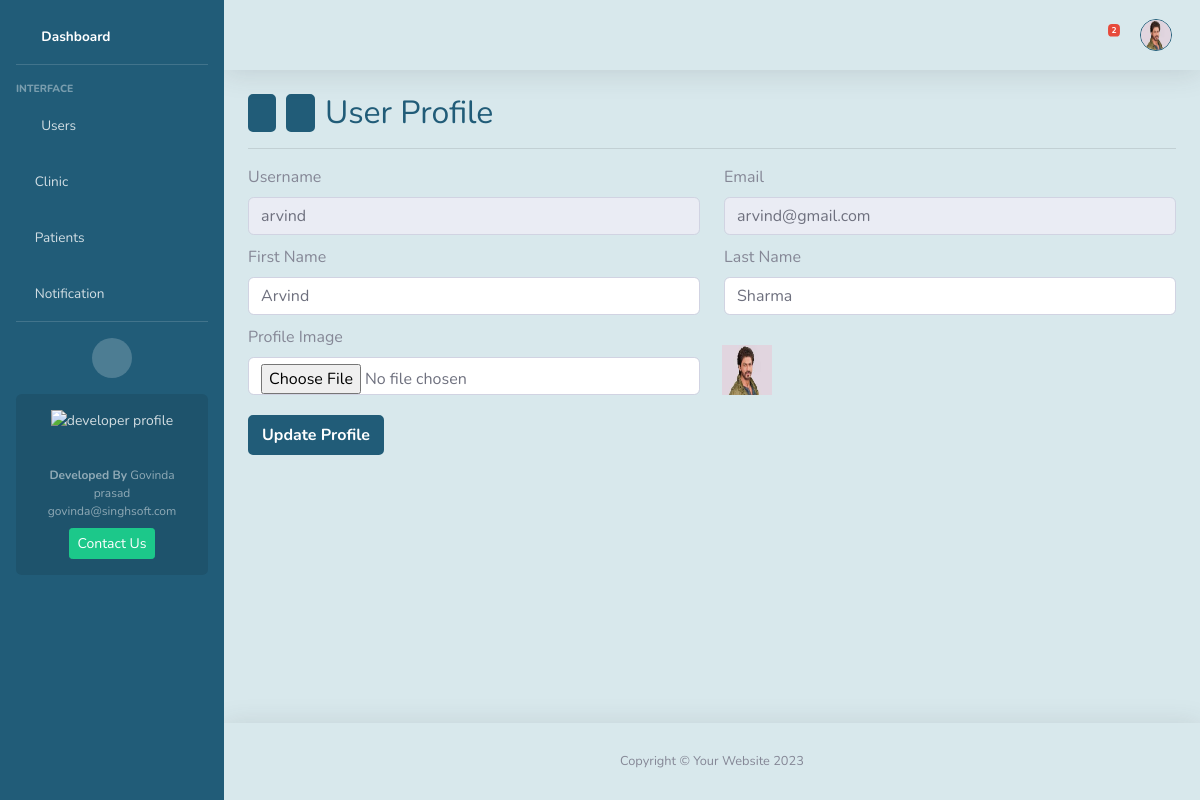
The page /user/profile/ (signed in) on the database its author committed.
### home/models.py (models this page shows, shortened)
class User(AbstractUser):
    custom_id   = models.CharField(max_length=10, unique=True, blank=False, null=False)
    clinic      = models.ForeignKey('Clinic', on_delete=models.CASCADE, related_name="clinic_users", null=True, blank=True)
    profile_img = models.ImageField(upload_to=rename_image, blank=True)
    phone       = models.CharField(validators=[indian_phone_regex], max_length=15, blank=True, null=True)
    is_superuser= models.BooleanField(default=False)
    is_admin    = models.BooleanField(default=False)    # clinic admin
    is_admin_staff= models.BooleanField(default=False)    # clinic staff
    is_password_reset=models.BooleanField(default=False)
    is_active   = models.BooleanField(default=True)
    updated_at  = models.DateTimeField(auto_now=True)
    objects     = CustomUserManager()

### home/views.py (the view, shortened to what this page needs)
# urls.py: path('user/profile/', views.profile, name='profile'),
@require_http_methods(['GET', 'POST'])
@login_required(login_url='login')
def profile(request):
    return render(request, 'profile.html', {'search_bar':"false"})

### home/context_processors.py (called while the page is built)
def notification_context(request):
    if request.user.is_authenticated:
        unread = Notification.objects.filter(
            receiver=request.user
        ).exclude(
            seen_notes__seen_by=request.user
        ).count()
    else:
        unread = 0
    return {"unread_notifications": unread}

### home/templates/profile.html (shortened to what this page needs)
{% extends 'layout.html' %}
{% block content %}
    <div class="d-flex justify-content-between align-items-center">
        <div class="nav-container" style="display: flex; gap: 10px; justify-content: center;">
            <button class="cnav-btn" onclick="window.history.back()" title="Back"><i class="fa fa-arrow-left"></i></button>
            <button class="cnav-btn" onclick="window.history.forward()" title="Forward"><i class="fa fa-arrow-right"></i></button>
            <h2 class="mb-0 custome-color-dark">User Profile</h2>
        </div>
    </div>
    <hr>
    <div class="justify-content-center">
        <form method="POST" action="{% url 'profile' %}" enctype="multipart/form-data" id="profile_form">
            <div class="row" style="margin-top: 10px;">
                <div class="col-sm-6"><label class="form-label">Username</label>
                    <input type="text" class="form-control" name="username" placeholder="Username" style="width: 100%;"
                            maxlength="50" oninput="validateInput(this)" value="{{request.user.username}}" required disabled>
                </div>
                <div class="col-sm-6"><label class="form-label">Email</label>
                    <input type="text" class="form-control" name="email" placeholder="Email" style="width: 100%;"
                        maxlength="100" value="{{request.user.email}}" oninput="validateInput(this)" required disabled>
                </div>
            </div>
            <div class="row" style="margin-top: 10px;">
                <div class="col-sm-6"><label class="form-label">First Name</label>
                    <input type="text" class="form-control" name="first_name" placeholder="First Name" style="width: 100%;"
                        maxlength="25" {% if request.user.first_name %}value="{{request.user.first_name}}"{% endif %} required>
                </div>
                <div class="col-sm-6"><label class="form-label">Last Name</label>
                    <input type="text" class="form-control" name="last_name" placeholder="Last Name" style="width: 100%;"
                        maxlength="25" {% if request.user.last_name %}value="{{request.user.last_name}}"{% endif %}  required>
                </div>
            </div>
            <div class="row" style="margin-top: 10px;">
                <div class="col-sm-6"><label class="form-label">Profile Image</label>
                    <input type="file" class="form-control"  name="profile_img" placeholder="Profile Image" style="width: 100%;"
                    accept="image/png, image/jpeg">
                </div>
                {% if request.user.profile_img %}
                <div style="margin-top:20px; margin-left:10px;">
                <img src="{{request.user.profile_img.url}}" style="width:50px; height:50px;">
                </div>
                {% endif %}
            </div>
            <button class="btn cb" name="profile_submit" type="submit" style="margin-top: 20px;">Update Profile</button>
        </form>
    </div>
{% endblock %}

### home/templates/layout.html (shortened to what this page needs)
{% load static %}
{% load custom_filters %}
<!DOCTYPE html>
<html lang="en">
<head>
    <link href="{% static 'vendor/fontawesome-free/css/all.min.css' %}" rel="stylesheet" type="text/css">
    <link href="{% static 'css/sb-admin-2.min.css' %}" rel="stylesheet">
</head>
<body id="page-top">
    <div id="wrapper">
        <ul class="navbar-nav sidebar sidebar-dark box-background-dark" id="accordionSidebar">
            <li class="nav-item active mt-2" >
              {% if request.user.is_superuser or request.user.is_admin %}
                <a class="nav-link" href="{% url 'index' %}">
                    <i class="fas fa-fw fa-chart-area"></i>
                    <span>Dashboard</span>
                </a>
              {% else %}
                <a class="nav-link" href="#">
                    <span>Dashboard</span>
                </a>
              {% endif %}
            </li>
            <hr class="sidebar-divider">
            <div class="sidebar-heading">Interface</div>
          {% if perms.home.view_user %}
            <li class="nav-item">
                <a class="nav-link " href="{% url 'all_users' %}" aria-expanded="true">
                    <i class="fas fa-fw fa-user"></i>
                    <span>Users</span>
                </a>
            </li>
          {% endif %}
          {% if perms.home.view_clinic %}
            <li class="nav-item">
                <a class="nav-link" href="{% url 'clinic' %}" aria-expanded="true">
                    <i class="fas fa-clinic-medical"></i>
                    <span>Clinic</span>
                </a>
            </li>
          {% endif %}
          {% if perms.home.view_patient %}
            <li class="nav-item">
                <a class="nav-link " href="{% url 'patients' %}" aria-expanded="true" >
                    <i class="fas fa-diagnoses"></i>
                    <span>Patients</span>
                </a>
            </li>
          {% endif %}
          {% if perms.home.view_notification %}
            <li class="nav-item">
                <a class="nav-link " href="{% url 'notifications' %}" aria-expanded="true" >
                    <i class="fas fa-envelope-open-text"></i>
                    <span>Notification</span>
                </a>
            </li>
          {% endif %}
            <hr class="sidebar-divider d-none d-md-block">
            <div class="text-center d-none d-md-inline">
                <button class="rounded-circle border-0" id="sidebarToggle"></button>
            </div>
            <div class="sidebar-card d-none d-lg-flex">
                <img class="sidebar-card-illustration mb-2" src="{% static "/img/undraw_profile.svg" %}" alt="developer profile">
                <p class="text-center mb-2"><strong>Developed By</strong> Govinda prasad govinda@singhsoft.com</p>
                <a class="btn btn-success btn-sm" href="mailto:govinda@singhsoft.com">Contact Us</a>
            </div>
        </ul>
        <div id="content-wrapper" class="d-flex flex-column">
            <div id="content" style="background: #d8e8ec">
                <nav class="navbar navbar-expand topbar mb-4 static-top shadow">
                    <ul class="navbar-nav ml-auto">
                        <li class="nav-item dropdown no-arrow mx-1">
                            <a class="nav-link dropdown-toggle" href="#" id="messagesDropdown" role="button"
                                data-toggle="dropdown" aria-haspopup="true" aria-expanded="false" onclick="fetchNotifications()">
                                <i class="fas fa-envelope fa-fw custome-color-dark cnav-icon2"></i>
                                {% if unread_notifications > 0 %}
                                <span class="badge badge-danger badge-counter">{{unread_notifications}}</span>
                                {% endif %}
                            </a>
                        </li>
                        <li class="nav-item dropdown no-arrow">
                            <a class="nav-link dropdown-toggle" href="#" id="userDropdown" role="button"
                                data-toggle="dropdown" aria-haspopup="true" aria-expanded="false">
                                {% if request.user.profile_img %}
                                    <img class="img-profile rounded-circle box-background-border-dark cnav-icon"
                                        src="{{request.user.profile_img.url}}" alt="profile image" title="{{request.user.username}}">
                                {% else %}
                                    <div class="img-profile rounded-circle user-face cnav-icon" title="{{request.user.username}}">
                                        {{ request.user.username|get_first_letter|upper }}
                                    </div>
                                {% endif %}
                            </a>
                        </li>
                    </ul>
                </nav>
                <div class="container-fluid">
                    {% block content %}{% endblock %}
                </div>
            </div>
            <footer class="sticky-footer box-background-light shadow">
                <div class="container my-auto">
                    <div class="copyright text-center my-auto" style="">
                        <span>Copyright &copy; Your Website 2023</span>
                    </div>
                </div>
            </footer>
        </div>
    </div>
</body>
</html>

### home/templates/layout.html (style rules this page uses)
.cnav-btn { color: white; font-weight:bold; border-radius: 5px; cursor: pointer; background-color: rgba(33, 92, 120, 1)!important; border: 2px solid rgba(33, 92, 120, 1)!important; transition: color .15s ease-in-out, background-color .15s ease-in-out, border-color .15s ease-in-out, box-shadow .15s ease-in-out; }
.cb { color: white; font-weight:bold; border-radius: 5px; background-color: rgba(33, 92, 120, 1)!important; border: 2px solid rgba(33, 92, 120, 1)!important; }
.box-background-dark { background-color: rgba(33, 92, 120, 1)!important; }
.box-background-light { background-color: #d8e8ec; }
.custome-color-dark { color: rgba(33, 92, 120, 1); }
.box-background-border-dark { background-color: rgba(33, 92, 120, 1)!important; border: 1px solid rgba(33, 92, 120, 1)!important; }

### rows shown on the page
User: user.profile_img (picture), username "arvind", email "arvind@gmail.com", first_name "Arvind", last_name "Sharma"

### other values the page prints
{{ unread_notifications }} "2"
